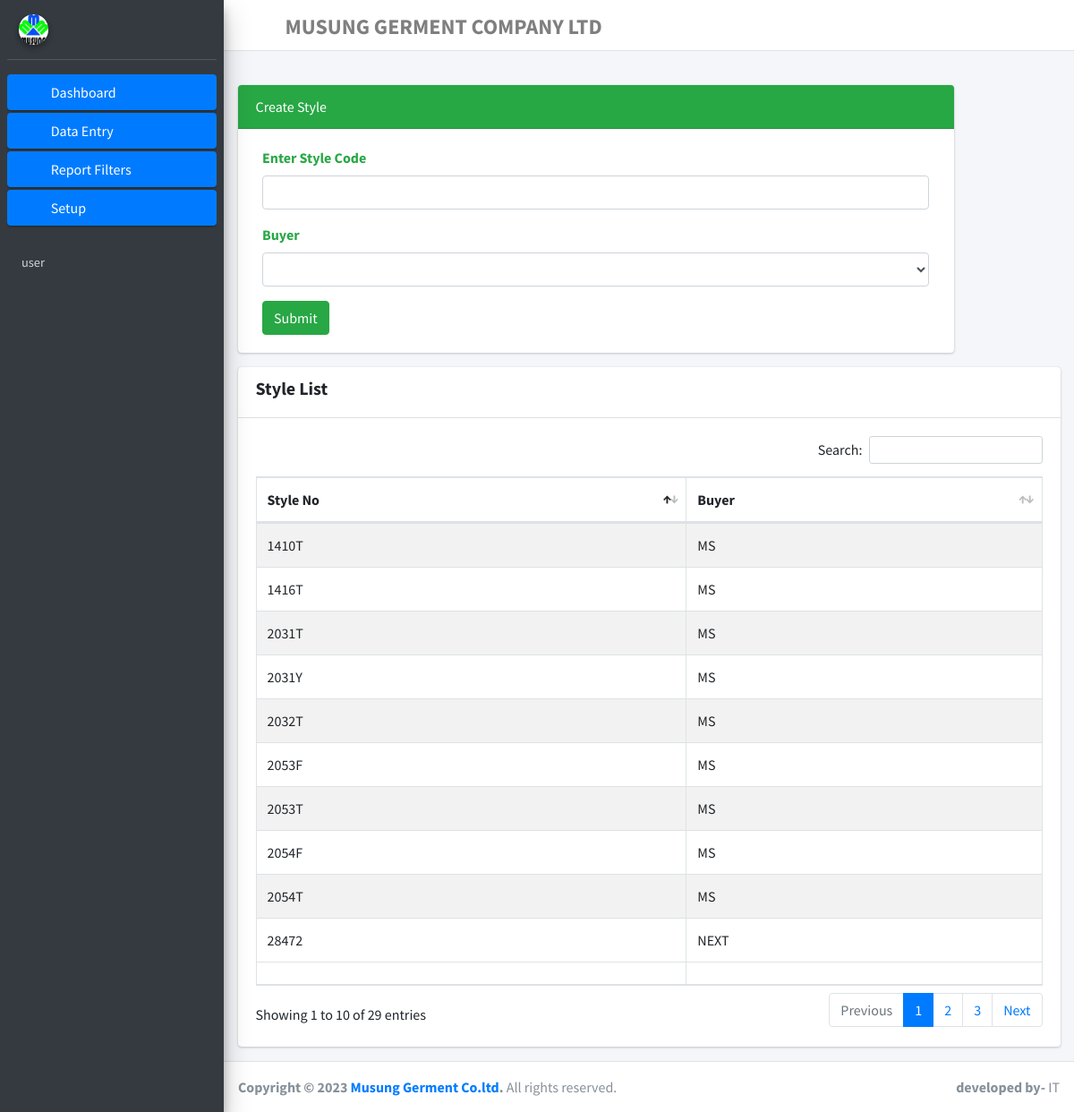
Page /StyleCreate on the committed database.
### myapp/models.py (models this page shows, shortened)
class Style(models.Model):
    id = models.AutoField(primary_key=True)
    StyleCode = models.CharField(max_length=225,unique=True)
    Buyer = models.CharField(max_length=225)
    class Meta:
        db_table = 'Style'

### myapp/views.py (the view, shortened to what this page needs)
# urls.py: path('StyleCreate', StyleCreate.as_view(), name='StyleCreate'),
class StyleCreate(View):
    def get(self,request):
        buyer = Buyer.objects.all()
        style = Style.objects.all()
        return render(request, 'StyleCreate.html', {'buyer':buyer,'style':style})

### templates/StyleCreate.html (shortened to what this page needs)
{% extends 'base.html' %}
{% load static %}
{% block content %}
<div class="card border-success mb-3" style="max-width: 50rem;">
  <div class="card-header bg-success">Create Style</div>
  <div class="card-body text-success">
<form method="POST">{% csrf_token %}
    <div class="col-md-12">
                <div class="form-group">
                  <label>Enter Style Code</label>
                  <input type="text" class="form-control" name="StyleCode">
                </div>
              </div>
              <div class="col-md-12">
                <div class="form-group">
                  <label>Buyer</label>
                  <select class="form-control select2bs4" style="width: 100%;" name="buyer">
                    <option selected="selected"></option>
                    {% for b in buyer %}
                    <option>{{b.BuyerName}}</option>
                    {% endfor %}
                  </select>
                </div>
              </div>
     <div class="col-md-12">
                  <input type="submit" name="Create" class="btn btn-success">
              </div>
</form>
  </div>
</div>
 <div class="card">
              <div class="card-header">
<h5><b>Style List</b></h5>
              </div>
              <div class="card-body">
                <table id="example1" class="table table-bordered table-striped">
                  <thead>
                  <th>Style No</th>
                  <th>Buyer</th>
                  </thead>
                  <tbody>
                  {% for d in style %}
                <tr>
                  <td>{{d.StyleCode}}</td>
                  <td>{{d.Buyer}}</td>
                </tr>
                {% endfor %}
                  </tbody>
                  <tfoot>
                  <tr>
                  <th></th>
                  <th></th>
                  </tr>
                  </tfoot>
                </table>
              </div>
            </div>
{% endblock content %}

### rows in the picture
Style: StyleCode "1410T", Buyer "MS"
Style: StyleCode "1416T", Buyer "MS"
Style: StyleCode "2031T", Buyer "MS"
Style: StyleCode "2031Y", Buyer "MS"
Style: StyleCode "2032T", Buyer "MS"
Style: StyleCode "2053F", Buyer "MS"
Style: StyleCode "2053T", Buyer "MS"
Style: StyleCode "2054T", Buyer "MS"
Style: StyleCode "2054F", Buyer "MS"
Style: StyleCode "28472", Buyer "NEXT"
